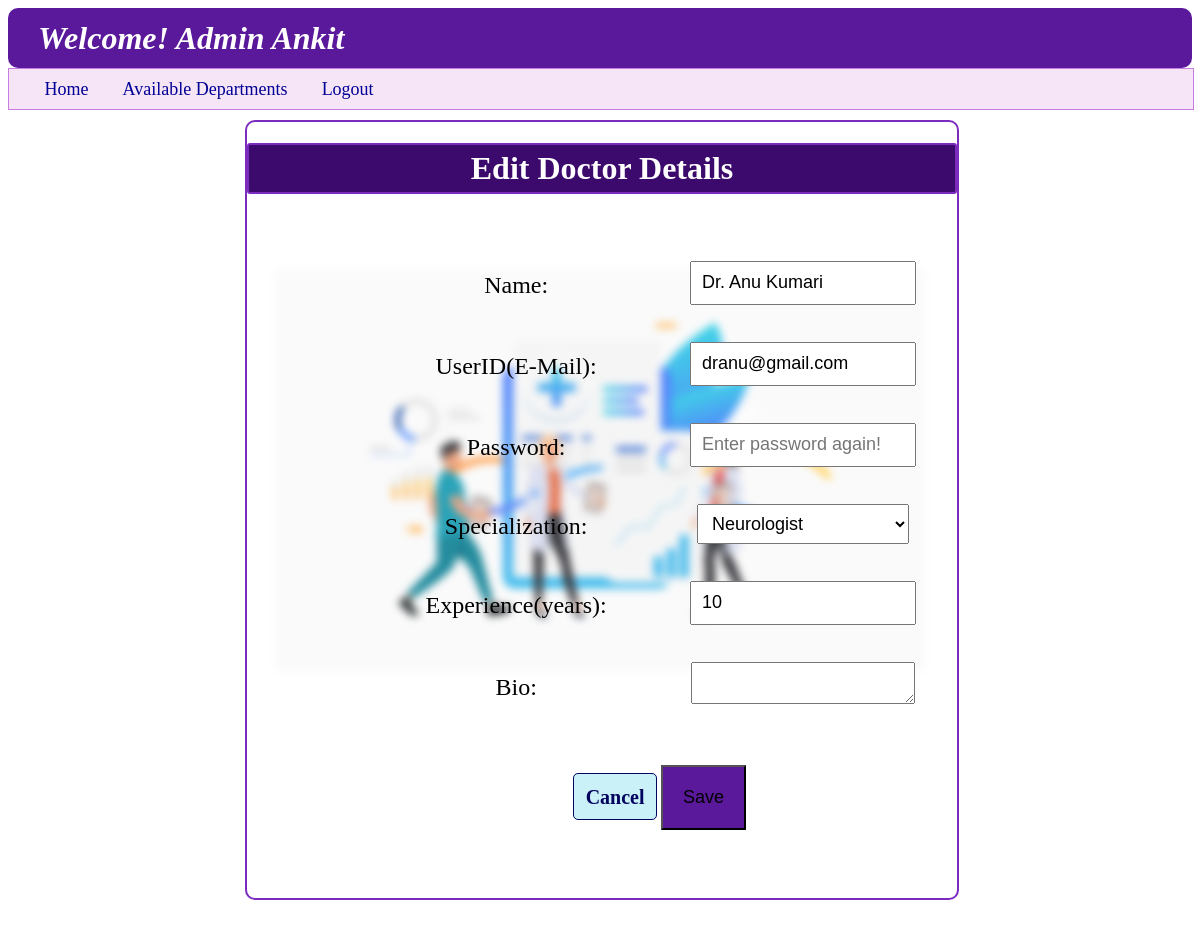
The page /admin_doc_update/1 on the database its author committed.
### backend/models.py (models this page shows)
class User_Info(db.Model):
    __tablename__ = "user_info"
    id=db.Column(db.Integer,primary_key=True,autoincrement=True)
    full_name=db.Column(db.String,nullable=False)
    email=db.Column(db.String,unique=True,nullable=False)
    password=db.Column(db.String,nullable=False)
    role=db.Column(db.Integer,default=1)
    is_blacklist=db.Column(db.Integer,default=0)
    appointments=db.relationship("Appointments",cascade="all,delete",backref="user_info",lazy=True)

class Doctor_Info(db.Model):
    __tablename__ = "doctor_info"
    id=db.Column(db.Integer,primary_key=True)
    full_name=db.Column(db.String,nullable=False)
    email=db.Column(db.String,unique=True,nullable=False)
    password=db.Column(db.String,nullable=False)
    dept_id=db.Column(db.String,db.ForeignKey("department.id"),nullable=False)
    experience=db.Column(db.Integer,nullable=False)
    bio=db.Column(db.String,nullable=False)
    is_blacklist=db.Column(db.Integer,default=0)
    appointments=db.relationship("Appointments",cascade="all,delete",backref="doctor_info",lazy=True)
    availability=db.relationship("Availability",cascade="all,delete",backref="doctor_info",lazy=True)

### backend/controllers.py (the view, shortened to what this page needs)
@app.route("/admin_doc_update/<d_id>", methods=["GET", "POST"])
def admin_doc_update(d_id):
    dept=all_departments()
    doc=Doctor_Info.query.filter_by(id=d_id).first()
    return render_template("admin_update_doct.html",pop_up="",usern=a_n(),department_list=dept,doc=doc)

### backend/controllers.py (called while the page is built)
def a_n():
    u = User_Info.query.filter_by(role=0).first()
    if u:
        return u.full_name

def all_departments():
    dept=Department.query.all()
    return dept

### templates/admin_update_doct.html (shortened to what this page needs)
{%extends "admin_layout.html"%}
{%block content%}
    <div class="login_panel" style="border-color: rgb(123, 44, 191);">
        <h1 style="text-align: center; font-weight: bold; border: 2px solid rgb(123,44,191); background-color: rgb(60,9,108); color: white; border-radius: 3px; padding: 5px; ">Edit Doctor Details</h1>
        <br>
        <form action="/admin_doc_update/{{doc.id}}" method="POST" class="form_style">
            <table>
                <tr>
                    <td><label for="full_name"  style=" margin-bottom: 1%; font-size:x-large;">Name:</label></td>
                    <td><input type="text" id="full_name" name="full_name" class="input_form" value="{{doc.full_name}}"></td>
                </tr>
                <tr>
                    <td><label for="email"  style=" margin-bottom: 1%; font-size:x-large;">UserID(E-Mail):</label></td>
                    <td><input type="email" id="email" name="email" class="input_form" value="{{doc.email}}"></td>
                </tr>
                <tr>
                    <td><label for="password"  style=" margin-bottom: 1%; font-size:x-large;">Password:</label></td>
                    <td><input type="password" id="password" name="password" class="input_form" placeholder="Enter password again!"></td>
                </tr>
                <tr>
                    <td><label for="specialization_id"  style=" margin-bottom: 1%; font-size:x-large;">Specialization:</label></td>
                    <td>
                        <select id="specialization_id" name="specialization_id" class="input_form">
                            {%for dept in department_list%}
                            <option value="{{dept.id}}">{{dept.specialization}}</option>
                            {%endfor%}
                        </select>
                    </td>
                </tr>
                <tr>
                    <td><label for="experience"  style=" margin-bottom: 1%; font-size:x-large;">Experience(years):</label></td>
                    <td><input type="number" id="experience" name="experience" class="input_form" value="{{doc.experience}}"></td>
                </tr>
                <tr>
                    <td><label for="bio"  style=" margin-bottom: 1%; font-size:x-large;">Bio:</label></td>
                    <td><textarea type="text" id="bio" name="bio" class="input_form" ></textarea></td>
                </tr>
            </table>
            <br>
            <div>
                <a href="{{url_for('admin_dashboard',name=usern)}}" class="Centre_button" type="button" >Cancel</a>
                <button type="submit" style="font-size: large; padding: 20px; margin: 3% 0% 10% 0%; background-color: rgb(90,24,154);">Save</button>
            </div>
        </form>
    </div>
{%endblock%}

### templates/admin_layout.html (shortened to what this page needs)
<!DOCTYPE html>
<html lang="en">
<head>
    <link rel="stylesheet" href="/static/style.css">
</head>
<body style="background-image: url('/static/image/4950247_19834.svg');">
    <header>
        <div>
            <h1 class="wel"  style="background-color: rgb(90,24,154);"><i><b>Welcome! {{usern}}</b></i></h1>
        </div>
        <nav class="nav" style="background-color: rgba(224, 170, 225, 0.3); border-color: rgba(199,125,225);">
            <a class="nav_a" href="{{url_for('admin_dashboard',name=usern)}}" style="margin-left: 3%;">Home</a>
            <a class="nav_a" href="{{url_for('admin_department')}}">Available Departments</a>
            <a class="nav_a" href="/login">Logout</a>
        </nav>
    </header>
    {%block content%}
    {%endblock%}
</body>
</html>

### static/style.css (style rules this page uses)
body { background-image: url("https://static.vecteezy.com/system/resources/thumbnails/002/072/163/small_2x/doctor-injecting-coronavirus-vaccine-to-a-patient-concept-free-vector.jpg"); background-repeat: no-repeat; background-size: 650px 650px; background-position: center; background-attachment: fixed; filter: saturate(1.0); z-index: -4; backdrop-filter: blur(4px); }
.wel { height: 60px; align-content: center; color: white; background-color: rgb(0, 180, 216); border-radius: 10px; margin: 0px; padding-left: 30px; }
.login_panel { height: auto; width: 60%; margin: 10px 20% 40px 20%; border: 2px double rgb(0, 180, 216); border-radius: 10px; }
.form_style { margin: 10px 10px 10px 125px; }
.input_form { width: 80%; margin: 5px 0 10px 0; padding: 0 0 0 10px; height: 40px; font-size: large; }
.Centre_button { margin: 0% 0% 5% 35% ; border: 1px solid rgb(3, 4, 94); border-radius: 5px; padding: 2%; width: auto; font-size: 20px; font-weight: bold; color: rgb(3, 4, 94); background-color: rgb(202,240,248); }
.nav { height: 40px; width: 100%; background-color: rgba(202,240,248,0.5); border: 1px solid rgb(202, 240, 248); align-content: center; }
.nav_a { color: rgb(0,0,150); font-size: large; margin-right: 30px; text-decoration: none; }
table { width: 100%; table-layout: fixed; }
td { text-align: center; padding: 10px; }
a { text-decoration: none; }

### rows shown on the page
User_Info: full_name "Admin Ankit"
Doctor_Info: full_name "Dr. Anu Kumari", email "dranu@gmail.com", experience "10"

### other values the page prints
form field specialization_id "Neurologist"
